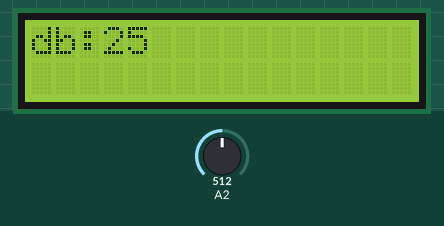
Recording of a sketch running on a simulated Arduino Uno, built with avr-gcc and run on an emulated ATmega328P. On the bench: 16×2 character LCD. Inputs (shaded band) come from the test bench; at power-on: A2 = 512. What the sketch prints to the serial monitor is not drawn.

Above: at 1.6 s.
1.7 s: A2 set to 716
At 4.2 s:
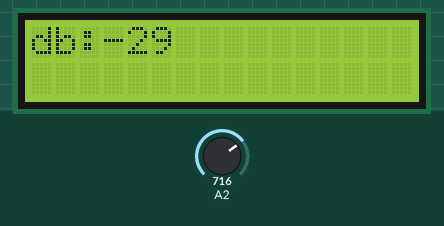
4.5 s: A2 set to 900
At 7.3 s:
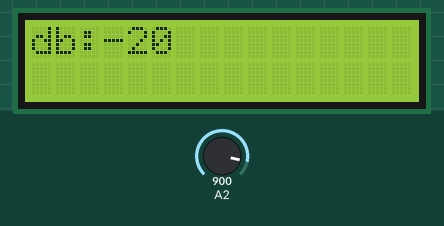
7.6 s: A2 set to 1023
At 10.4 s:
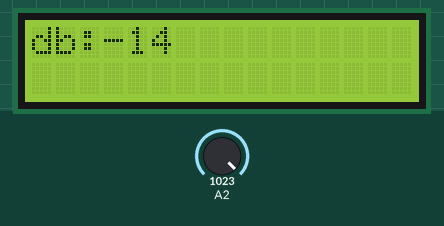
Timing chart, 0 to 11.9 s (numbered marks = the images above; inputs shaded):
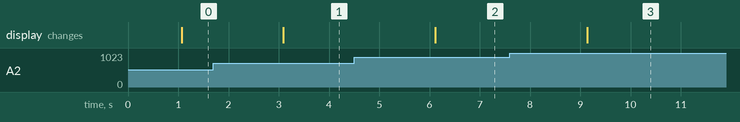

The sketch:

p1-3sonido.ino
```cpp
#include <LiquidCrystal_I2C.h> // Libreria LCD_I2C

LiquidCrystal_I2C lcd(0x27,16,2); // si no te sale con esta direccion  puedes usar (0x3f,16,2) || (0x27,16,2)  ||(0x20,16,2)

const int pinLed = 7;
void setup() {
  lcd.init();
  lcd.backlight();
  lcd.clear();
  Serial.begin(9600);
}

void loop() {
  int sound,soundr;
  sound = analogRead(A2);
  soundr = sound*50/1023.0;
  Serial.print("db:  ");
  Serial.println(soundr);
  if(soundr >= 100){ //umbral
    for (int i=1;i<=5;i++){
      digitalWrite(pinLed,HIGH);
      delay(100);
      digitalWrite(pinLed,LOW);
      delay(100);
    }
  }else{
    digitalWrite(pinLed,LOW);
    delay(1000);
  }
  lcd.setCursor(0,0);
  lcd.print("db:");
  lcd.setCursor(3,0);
  lcd.print(soundr);
}
```

Measured:
- after the input at 1.7 s, the display: changes after 1.4 s (image 1)
- after the input at 4.5 s, the display: changes after 1.6 s (image 2)
- after the input at 7.6 s, the display: changes after 1.5 s (image 3)
